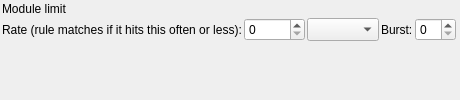
         <widget class="QWidget" name="tab3" >
          <attribute name="title" >
           <string>limit</string>
          </attribute>
          <layout class="QGridLayout" >
           <property name="leftMargin" >
            <number>2</number>
           </property>
           <property name="topMargin" >
            <number>2</number>
           </property>
           <property name="rightMargin" >
            <number>2</number>
           </property>
           <property name="bottomMargin" >
            <number>2</number>
           </property>
           <property name="horizontalSpacing" >
            <number>2</number>
           </property>
           <property name="verticalSpacing" >
            <number>2</number>
           </property>
           <item row="1" column="0" >
            <widget class="QLabel" name="textLabel4" >
             <property name="text" >
              <string>Rate (rule matches if it hits this often or less):</string>
             </property>
             <property name="wordWrap" >
              <bool>false</bool>
             </property>
            </widget>
           </item>
           <item row="0" column="0" colspan="6" >
            <widget class="QLabel" name="textLabel5" >
             <property name="text" >
              <string>Module limit</string>
             </property>
             <property name="alignment" >
              <set>Qt::AlignVCenter</set>
             </property>
             <property name="wordWrap" >
              <bool>true</bool>
             </property>
            </widget>
           </item>
           <item row="1" column="5" >
            <spacer>
             <property name="orientation" >
              <enum>Qt::Horizontal</enum>
             </property>
             <property name="sizeType" >
              <enum>QSizePolicy::MinimumExpanding</enum>
             </property>
             <property name="sizeHint" >
              <size>
               <width>0</width>
               <height>0</height>
              </size>
             </property>
            </spacer>
           </item>
           <item row="1" column="3" >
            <widget class="QLabel" name="textLabel6" >
             <property name="text" >
              <string>Burst:</string>
             </property>
             <property name="wordWrap" >
              <bool>false</bool>
             </property>
            </widget>
           </item>
           <item row="1" column="4" >
            <widget class="QSpinBox" name="ipt_burst" />
           </item>
           <item row="1" column="2" >
            <widget class="QComboBox" name="ipt_limitSuffix" >
             <property name="sizePolicy" >
              <sizepolicy vsizetype="Fixed" hsizetype="Preferred" >
               <horstretch>0</horstretch>
               <verstretch>0</verstretch>
              </sizepolicy>
             </property>
             <property name="maximumSize" >
              <size>
               <width>200</width>
               <height>32767</height>
              </size>
             </property>
             <item>
              <property name="text" >
               <string/>
              </property>
             </item>
             <item>
              <property name="text" >
               <string>/day</string>
              </property>
             </item>
             <item>
              <property name="text" >
               <string>/hour</string>
              </property>
             </item>
             <item>
              <property name="text" >
               <string>/minute</string>
              </property>
             </item>
             <item>
              <property name="text" >
               <string>/second</string>
              </property>
             </item>
            </widget>
           </item>
           <item row="1" column="1" >
            <widget class="QSpinBox" name="ipt_limit" >
             <property name="sizePolicy" >
              <sizepolicy vsizetype="Fixed" hsizetype="Fixed" >
               <horstretch>0</horstretch>
               <verstretch>0</verstretch>
              </sizepolicy>
             </property>
             <property name="maximum" >
              <number>10000</number>
             </property>
            </widget>
           </item>
           <item row="2" column="0" >
            <spacer>
             <property name="orientation" >
              <enum>Qt::Vertical</enum>
             </property>
             <property name="sizeType" >
              <enum>QSizePolicy::MinimumExpanding</enum>
             </property>
             <property name="sizeHint" >
              <size>
               <width>20</width>
               <height>0</height>
              </size>
             </property>
            </spacer>
           </item>
          </layout>
         </widget>
